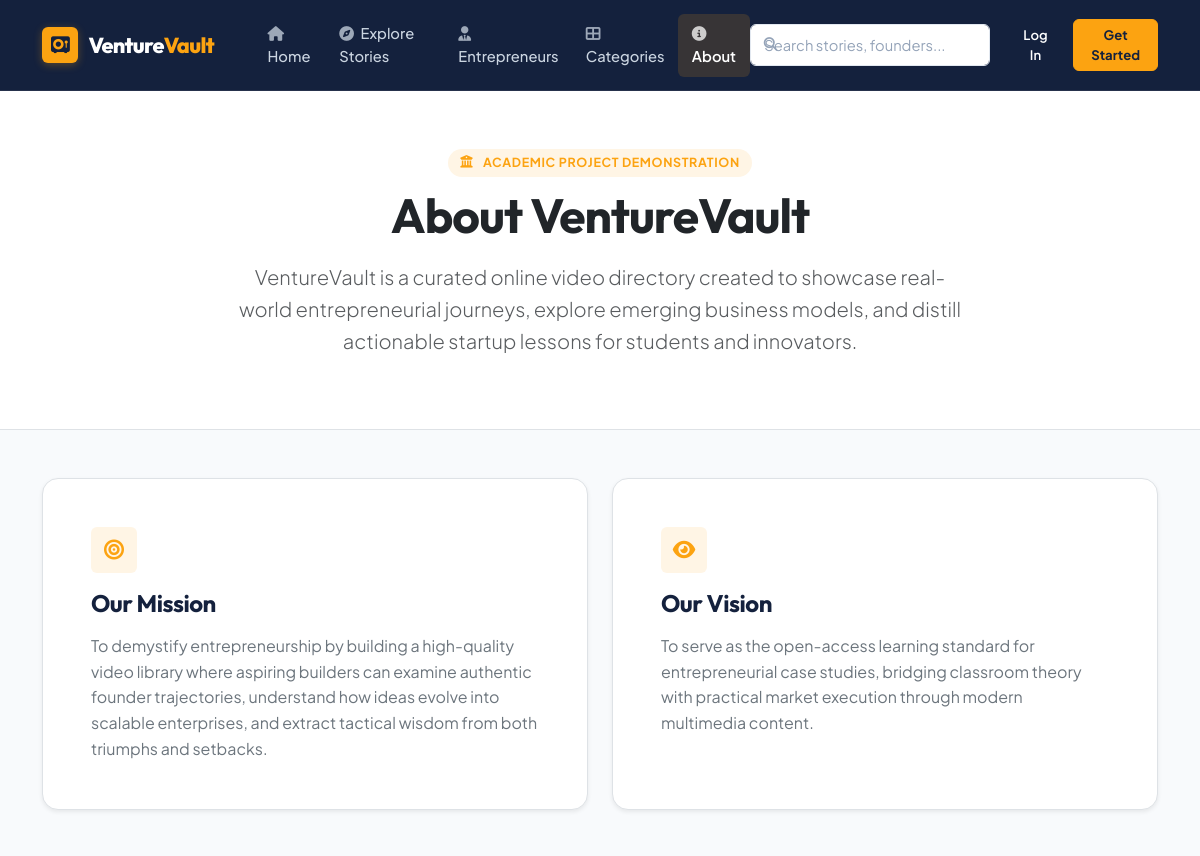
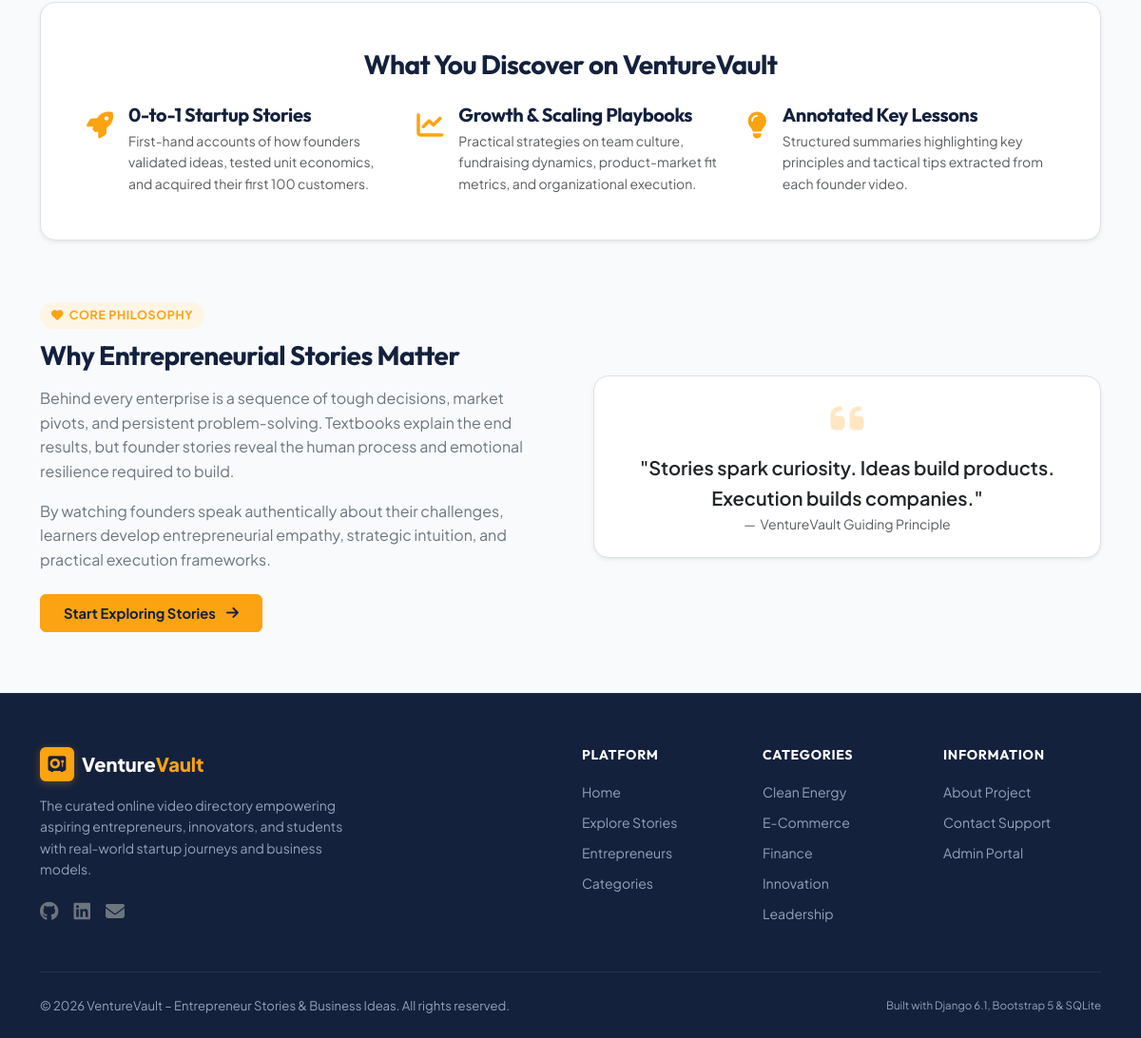
The page /about/ on the database its author committed (2 pictures, top to bottom).
### directory/models.py (models this page shows, shortened)
class Category(models.Model):
    name = models.CharField(max_length=100, unique=True)
    slug = models.SlugField(max_length=120, unique=True, blank=True)
    description = models.TextField(help_text="Short overview of this category")
    icon = models.CharField(max_length=50, default="fas fa-lightbulb", help_text="FontAwesome icon class, e.g., 'fas fa-rocket'")
    created_at = models.DateTimeField(auto_now_add=True)
    class Meta:
        verbose_name_plural = "Categories"
        ordering = ['name']

### directory/views.py (the view)
# urls.py: path('about/', views.about_view, name='about'),
def about_view(request):
    stats = {
        'total_videos': Video.objects.filter(is_published=True, entrepreneur__is_published=True).count(),
        'total_entrepreneurs': Entrepreneur.objects.filter(is_published=True).count(),
        'total_categories': Category.objects.count(),
    }
    return render(request, 'directory/about.html', {'stats': stats})

### directory/context_processors.py (called while the page is built)
def global_context(request):
    try:
        categories = Category.objects.all().order_by('name')
        saved_count = 0
        if request.user.is_authenticated and not (request.user.is_staff or request.user.is_superuser):
            saved_count = SavedVideo.objects.filter(user=request.user).count()
        return {
            'all_categories': categories,
            'global_saved_count': saved_count,
        }
    except Exception:
        return {
            'all_categories': [],
            'global_saved_count': 0,
        }

### directory/templates/directory/about.html (shortened to what this page needs)
{% extends 'directory/base.html' %}
{% load static %}
{% block content %}
<section class="py-5 bg-white border-bottom">
    <div class="container text-center py-2">
        <span class="section-badge"><i class="fas fa-university me-1"></i> Academic Project Demonstration</span>
        <h1 class="display-5 fw-bold text-dark mb-3">About VentureVault</h1>
        <p class="lead text-muted mx-auto" style="max-width: 740px;">
            VentureVault is a curated online video directory created to showcase real-world entrepreneurial journeys, explore emerging business models, and distill actionable startup lessons for students and innovators.
        </p>
    </div>
</section>
<section class="py-5" style="background-color: var(--bg-page);">
    <div class="container">
        <div class="row g-4 mb-5">
            <div class="col-md-6">
                <div class="bg-white p-4 p-md-5 rounded-4 shadow-sm border h-100">
                    <div class="feature-icon mb-3">
                        <i class="fas fa-bullseye"></i>
                    </div>
                    <h2 class="fw-bold fs-4 mb-3" style="color: var(--primary-navy);">Our Mission</h2>
                    <p class="text-secondary leading-relaxed mb-0">
                        To demystify entrepreneurship by building a high-quality video library where aspiring builders can examine authentic founder trajectories, understand how ideas evolve into scalable enterprises, and extract tactical wisdom from both triumphs and setbacks.
                    </p>
                </div>
            </div>
            <div class="col-md-6">
                <div class="bg-white p-4 p-md-5 rounded-4 shadow-sm border h-100">
                    <div class="feature-icon mb-3">
                        <i class="fas fa-eye"></i>
                    </div>
                    <h2 class="fw-bold fs-4 mb-3" style="color: var(--primary-navy);">Our Vision</h2>
                    <p class="text-secondary leading-relaxed mb-0">
                        To serve as the open-access learning standard for entrepreneurial case studies, bridging classroom theory with practical market execution through modern multimedia content.
                    </p>
                </div>
            </div>
        </div>
        <div class="bg-white p-4 p-md-5 rounded-4 shadow-sm mb-5 border">
            <h2 class="fw-bold mb-4 text-center fs-3" style="color: var(--primary-navy);">What You Discover on VentureVault</h2>
            <div class="row g-4">
                <div class="col-12 col-md-4">
                    <div class="d-flex gap-3">
                        <div class="fs-3" style="color: var(--accent-orange);"><i class="fas fa-rocket"></i></div>
                        <div>
                            <h3 class="fw-bold fs-5 mb-1">0-to-1 Startup Stories</h3>
                            <p class="text-muted small mb-0">First-hand accounts of how founders validated ideas, tested unit economics, and acquired their first 100 customers.</p>
                        </div>
                    </div>
                </div>
                <div class="col-12 col-md-4">
                    <div class="d-flex gap-3">
                        <div class="fs-3" style="color: var(--accent-orange);"><i class="fas fa-chart-line"></i></div>
                        <div>
                            <h3 class="fw-bold fs-5 mb-1">Growth &amp; Scaling Playbooks</h3>
                            <p class="text-muted small mb-0">Practical strategies on team culture, fundraising dynamics, product-market fit metrics, and organizational execution.</p>
                        </div>
                    </div>
                </div>
                <div class="col-12 col-md-4">
                    <div class="d-flex gap-3">
                        <div class="fs-3" style="color: var(--accent-orange);"><i class="fas fa-lightbulb"></i></div>
                        <div>
                            <h3 class="fw-bold fs-5 mb-1">Annotated Key Lessons</h3>
                            <p class="text-muted small mb-0">Structured summaries highlighting key principles and tactical tips extracted from each founder video.</p>
                        </div>
                    </div>
                </div>
            </div>
        </div>
        <div class="row align-items-center g-5 py-3">
            <div class="col-lg-6">
                <span class="section-badge"><i class="fas fa-heart"></i> Core Philosophy</span>
                <h2 class="fw-bold mb-3 fs-3" style="color: var(--primary-navy);">Why Entrepreneurial Stories Matter</h2>
                <p class="text-secondary leading-relaxed mb-3">
                    Behind every enterprise is a sequence of tough decisions, market pivots, and persistent problem-solving. Textbooks explain the end results, but founder stories reveal the human process and emotional resilience required to build.
                </p>
                <p class="text-secondary leading-relaxed mb-4">
                    By watching founders speak authentically about their challenges, learners develop entrepreneurial empathy, strategic intuition, and practical execution frameworks.
                </p>
                <a href="{% url 'explore' %}" class="btn btn-vv-primary px-4">
                    Start Exploring Stories <i class="fas fa-arrow-right ms-1"></i>
                </a>
            </div>
            <div class="col-lg-6">
                <div class="p-4 bg-white rounded-4 shadow-sm border text-center">
                    <i class="fas fa-quote-left fs-1 opacity-25 mb-3" style="color: var(--accent-orange);"></i>
                    <blockquote class="blockquote fs-5 text-dark fw-semibold mb-3">
                        "Stories spark curiosity. Ideas build products. Execution builds companies."
                    </blockquote>
                    <figcaption class="blockquote-footer text-muted mb-0">
                        VentureVault Guiding Principle
                    </figcaption>
                </div>
            </div>
        </div>
    </div>
</section>
{% endblock %}

### directory/templates/directory/base.html (shortened to what this page needs)
{% load static %}
<!DOCTYPE html>
<html lang="en">
<head>
    <link href="https://cdn.jsdelivr.net/npm/bootstrap@5.3.2/dist/css/bootstrap.min.css" rel="stylesheet">
    <link rel="stylesheet" href="https://cdnjs.cloudflare.com/ajax/libs/font-awesome/6.5.1/css/all.min.css">
    <link rel="stylesheet" href="{% static 'directory/css/style.css' %}">
</head>
<body>
    <nav class="navbar navbar-expand-lg navbar-vv sticky-top">
        <div class="container">
            <a class="navbar-brand navbar-brand-logo" href="{% url 'home' %}">
                <span class="brand-icon-box">
                    <i class="fas fa-vault"></i>
                </span>
                <span>Venture<span style="color: var(--accent-orange);">Vault</span></span>
            </a>
            <div class="collapse navbar-collapse" id="vvNavbar">
                <ul class="navbar-nav me-auto ms-lg-4 mb-2 mb-lg-0">
                    <li class="nav-item">
                        <a class="nav-link nav-link-vv {% if request.resolver_match.url_name == 'home' %}active{% endif %}" href="{% url 'home' %}">
                            <i class="fas fa-home me-1 opacity-75"></i> Home
                        </a>
                    </li>
                    <li class="nav-item">
                        <a class="nav-link nav-link-vv {% if request.resolver_match.url_name == 'explore' %}active{% endif %}" href="{% url 'explore' %}">
                            <i class="fas fa-compass me-1 opacity-75"></i> Explore Stories
                        </a>
                    </li>
                    <li class="nav-item">
                        <a class="nav-link nav-link-vv {% if request.resolver_match.url_name == 'entrepreneurs' or request.resolver_match.url_name == 'entrepreneur_detail' %}active{% endif %}" href="{% url 'entrepreneurs' %}">
                            <i class="fas fa-user-tie me-1 opacity-75"></i> Entrepreneurs
                        </a>
                    </li>
                    <li class="nav-item">
                        <a class="nav-link nav-link-vv {% if request.resolver_match.url_name == 'categories' or request.resolver_match.url_name == 'category_videos' %}active{% endif %}" href="{% url 'categories' %}">
                            <i class="fas fa-th-large me-1 opacity-75"></i> Categories
                        </a>
                    </li>
                    <li class="nav-item">
                        <a class="nav-link nav-link-vv {% if request.resolver_match.url_name == 'about' %}active{% endif %}" href="{% url 'about' %}">
                            <i class="fas fa-info-circle me-1 opacity-75"></i> About
                        </a>
                    </li>
                </ul>
                <form class="d-flex nav-search-box me-lg-3 mb-2 mb-lg-0" action="{% url 'search' %}" method="GET">
                    <input class="form-control nav-search-input pe-3" type="search" name="q" value="{{ request.GET.q|default:'' }}" placeholder="Search stories, founders..." aria-label="Search">
                </form>
                <div class="d-flex align-items-center gap-2">
                    {% if user.is_authenticated %}
                        {% if user.is_staff or user.is_superuser %}
                        <a href="/admin/" target="_blank" class="btn btn-sm btn-outline-warning d-none d-md-inline-flex align-items-center gap-1">
                            <i class="fas fa-tools"></i> Admin Panel
                        </a>
                        {% endif %}
                        <a href="{% url 'profile' %}" class="btn btn-sm btn-vv-light position-relative nav-profile-btn">
                            <i class="fas fa-user-circle me-1"></i> {{ user.username }}
                            {% if global_saved_count > 0 %}
                            <span id="nav-saved-count" class="position-absolute top-0 start-100 translate-middle badge rounded-pill bg-warning text-dark fw-bold">
                                {{ global_saved_count }}
                            </span>
                            {% endif %}
                        </a>
                        <a href="{% url 'logout' %}" class="btn btn-sm text-white-50 text-hover-white" title="Log Out">
                            <i class="fas fa-sign-out-alt"></i>
                        </a>
                    {% else %}
                        <a href="{% url 'login' %}" class="btn btn-sm text-white px-3">Log In</a>
                        <a href="{% url 'register' %}" class="btn btn-sm btn-vv-primary px-3">Get Started</a>
                    {% endif %}
                </div>
            </div>
        </div>
    </nav>
    <main>
        {% block content %}{% endblock %}
    </main>
    <footer class="footer-vv">
        <div class="container">
            <div class="row g-4">
                <div class="col-lg-4 me-auto">
                    <div class="footer-brand-title d-flex align-items-center gap-2">
                        <span class="brand-icon-box">
                            <i class="fas fa-vault"></i>
                        </span>
                        <span>Venture<span style="color: var(--accent-orange);">Vault</span></span>
                    </div>
                    <p class="small text-muted mb-3" style="max-width: 320px; color: #94A3B8 !important;">
                        The curated online video directory empowering aspiring entrepreneurs, innovators, and students with real-world startup journeys and business models.
                    </p>
                    <div class="d-flex gap-3">
                        <a href="https://github.com/Aditi139" target="_blank" rel="noopener noreferrer" class="text-secondary fs-5" aria-label="GitHub"><i class="fab fa-github"></i></a>
                        <a href="https://www.linkedin.com/in/aditi139/" target="_blank" rel="noopener noreferrer" class="text-secondary fs-5" aria-label="LinkedIn"><i class="fab fa-linkedin"></i></a>
                        <a href="mailto:aditikumari1397@gmail.com" class="text-secondary fs-5" aria-label="Email"><i class="fas fa-envelope"></i></a>
                    </div>
                </div>
                <div class="col-6 col-md-3 col-lg-2">
                    <h6 class="footer-heading">Platform</h6>
                    <a href="{% url 'home' %}" class="footer-link">Home</a>
                    <a href="{% url 'explore' %}" class="footer-link">Explore Stories</a>
                    <a href="{% url 'entrepreneurs' %}" class="footer-link">Entrepreneurs</a>
                    <a href="{% url 'categories' %}" class="footer-link">Categories</a>
                </div>
                <div class="col-6 col-md-3 col-lg-2">
                    <h6 class="footer-heading">Categories</h6>
                    {% for cat in all_categories|slice:":5" %}
                    <a href="{% url 'category_videos' cat.slug %}" class="footer-link">{{ cat.name }}</a>
                    {% empty %}
                    <a href="{% url 'categories' %}" class="footer-link">All Domains</a>
                    {% endfor %}
                </div>
                <div class="col-6 col-md-3 col-lg-2">
                    <h6 class="footer-heading">Information</h6>
                    <a href="{% url 'about' %}" class="footer-link">About Project</a>
                    <a href="{% url 'contact' %}" class="footer-link">Contact Support</a>
                    <a href="/admin/" target="_blank" class="footer-link">Admin Portal</a>
                </div>
            </div>
            <div class="footer-bottom d-flex flex-column flex-md-row align-items-center justify-content-between">
                <div>
                    &copy; 2026 VentureVault – Entrepreneur Stories & Business Ideas. All rights reserved.
                </div>
                <div class="mt-2 mt-md-0 small" style="color: #94A3B8;">
                    Built with Django 6.1, Bootstrap 5 &amp; SQLite
                </div>
            </div>
        </div>
    </footer>
</body>
</html>

### rows shown on the page
Category: name "Clean Energy"
Category: name "E-Commerce"
Category: name "Finance"
Category: name "Innovation"
Category: name "Leadership"
